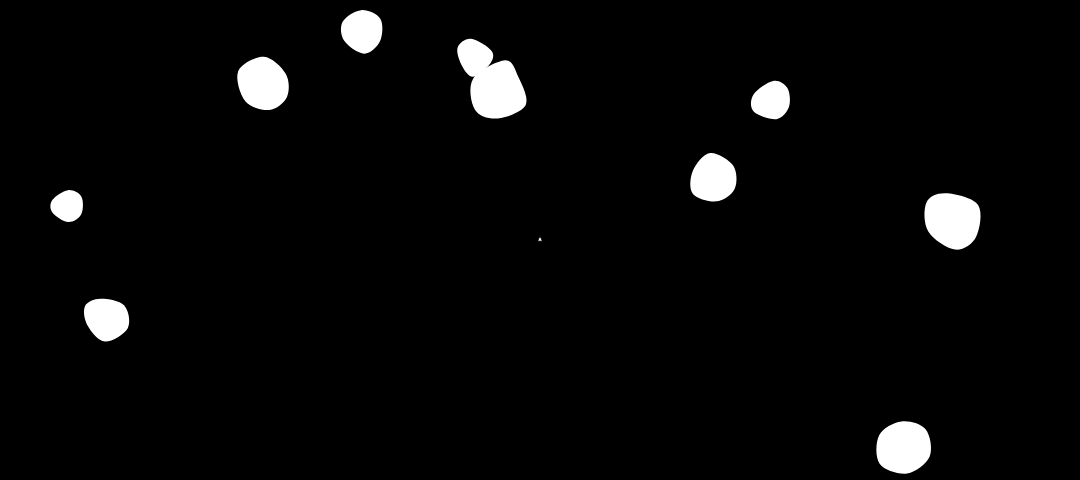
Frame 1 (no input)
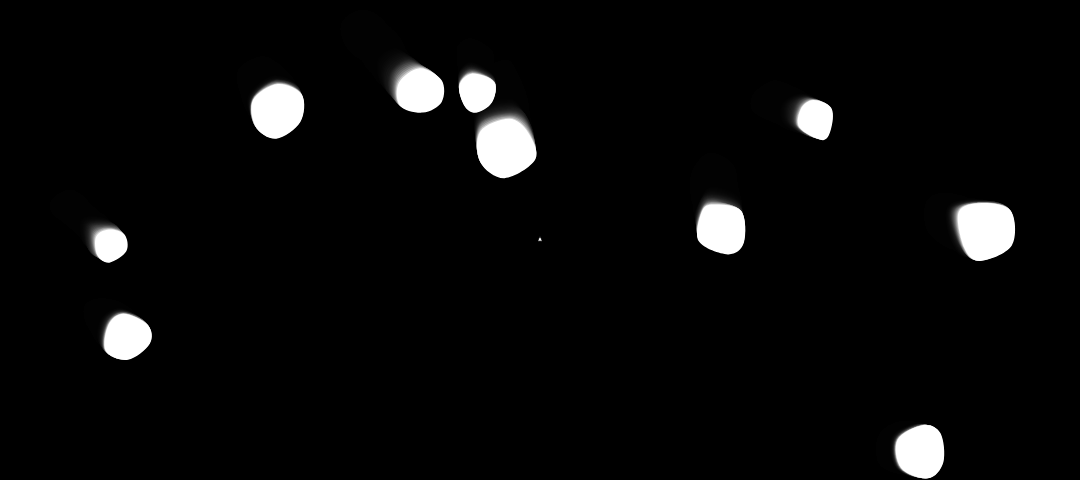
Frame 60 (no input)
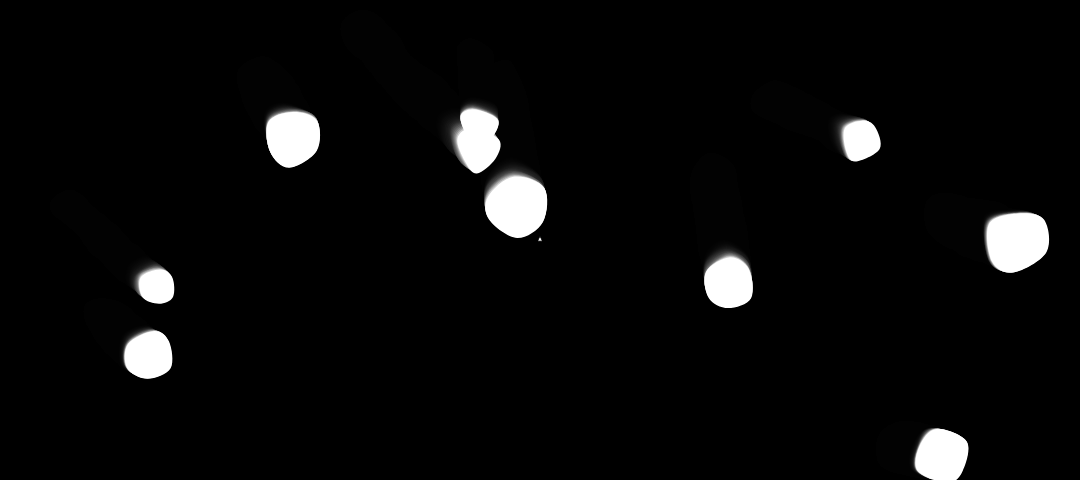
Frame 120 (the mouse pressed at the canvas centre since frame 60)

The p5.js sketch that drew these frames (run headless with seeded random() and noise() and a simulated clock; from frame 60 on, the mouse is pressed at the canvas centre):

// p5.js sketch
// ── sketch.js
let asteroids = [];
let bullets = [];
let player;
let manager;
let keys = [false, false, false, false, false];
const SAFE_SPAWN_RADIUS = 100;

class GameManager {
  constructor() {
    this.bulletIndex = 0;
    for (let i = 0; i < 20; i++) {
      bullets.push(new Bullet());
    }
    for (let i = 0; i < 10; i++) {
      let px, py;
      do {
        px = random(width);
        py = random(height);
      } while (dist(px, py, width / 2, height / 2) < SAFE_SPAWN_RADIUS);
      asteroids.push(new Asteroid(px, py, random(1), random(1), random(360)));
    }
    player = new Ship();
  }

  drawGame() {
    this.checkCollisions();
    fill(0, 50);
    rect(0, 0, width, height);
    fill(255);
    player.drawShip();
    for (let a of asteroids) {
      a.drawAsteroid();
    }
    for (let b of bullets) {
      b.drawBullet();
    }
  }

  checkCollisions() {
    for (let i = asteroids.length - 1; i >= 0; i--) {
      let testHolder = asteroids[i];
      if (dist(testHolder.asteroidPosition.x, testHolder.asteroidPosition.y, player.shipPosition.x, player.shipPosition.y) < testHolder.asteroidSize) {
        player.destroyShip();
      }
      for (let j = 0; j < bullets.length; j++) {
        let bulletHolder = bullets[j];
        if (bulletHolder.bulletHidden) continue;
        if (dist(testHolder.asteroidPosition.x, testHolder.asteroidPosition.y, bulletHolder.bulletPosition.x, bulletHolder.bulletPosition.y) < testHolder.asteroidSize) {
          testHolder.split();
          bulletHolder.bulletHidden = true;
          j++;
        }
      }
    }
  }

  fireBullet(pos, spe, dir) {
    bullets[this.bulletIndex].reset(pos, spe, dir);
    this.bulletIndex++;
    this.bulletIndex %= bullets.length;
  }
}

class Asteroid {
  constructor(px, py, vx, vy, inD, s) {
    this.asteroidVelocity = createVector(vx, vy);
    this.asteroidPosition = createVector(px, py);
    this.asteroidDirection = inD;
    this.asteroidSize = s !== undefined ? random(s / 3, s / 1.5) : random(15, 30);
    this.numAnchors = 6;
    this.rotAngle = 0;
    this.anchorsX = new Array(this.numAnchors);
    this.anchorsY = new Array(this.numAnchors);
  }

  drawAsteroid() {
    this.updateAsteroid();
    push();
    noStroke();
    beginShape();
    for (let i = 0; i < this.numAnchors; i++) {
      curveVertex(this.anchorsX[i], this.anchorsY[i]);
    }
    for (let i = 0; i < this.numAnchors; i++) {
      curveVertex(this.anchorsX[i], this.anchorsY[i]);
    }
    endShape(CLOSE);
    pop();
  }

  updateAsteroid() {
    this.asteroidPosition.add(this.asteroidVelocity);
    this.asteroidPosition.x = (this.asteroidPosition.x + width) % width;
    this.asteroidPosition.y = (this.asteroidPosition.y + height) % height;
    this.rotAngle = 0;
    for (let i = 0; i < this.numAnchors; i++) {
      this.anchorsX[i] = this.asteroidPosition.x + cos(radians(this.rotAngle) + noise(this.asteroidPosition.x / 20 + i * 4)) * this.asteroidSize;
      this.anchorsY[i] = this.asteroidPosition.y + sin(radians(this.rotAngle) + noise(this.asteroidPosition.y / 20 + i * 4)) * this.asteroidSize;
      this.rotAngle += 360 / this.numAnchors;
    }
    this.asteroidSize += 0.01;
    if (this.asteroidSize < 10) {
      this.die();
    }
    if (this.asteroidSize > 50) {
      this.split();
    }
  }

  split() {
    asteroids.push(new Asteroid(this.asteroidPosition.x, this.asteroidPosition.y, this.asteroidVelocity.x + random(-2, 2), this.asteroidVelocity.y + random(-2, 2), this.asteroidDirection + random(-40, 40), this.asteroidSize));
    asteroids.push(new Asteroid(this.asteroidPosition.x, this.asteroidPosition.y, this.asteroidVelocity.x + random(-2, 2), this.asteroidVelocity.y + random(-2, 2), this.asteroidDirection + random(-40, 40), this.asteroidSize));
    this.die();
  }

  die() {
    let idx = asteroids.indexOf(this);
    if (idx !== -1) {
      asteroids.splice(idx, 1);
    }
  }
}

class Bullet {
  constructor() {
    this.bulletHidden = true;
    this.bulletSize = 5;
    this.bulletPosition = createVector();
    this.bulletVelocity = createVector();
    this.bulletCreationTime = 0;
    this.bulletLifespan = 2000;
    this.bulletSpeed = 3;
  }

  updateBullet() {
    if (!this.bulletHidden) {
      this.bulletPosition.add(this.bulletVelocity);
      if (millis() - this.bulletCreationTime > this.bulletLifespan) {
        this.bulletHidden = true;
      }
      this.bulletPosition.x = (this.bulletPosition.x + width) % width;
      this.bulletPosition.y = (this.bulletPosition.y + height) % height;
    }
  }

  drawBullet() {
    if (!this.bulletHidden) {
      this.updateBullet();
      ellipse(this.bulletPosition.x, this.bulletPosition.y, this.bulletSize, this.bulletSize);
    }
  }

  reset(pos, spe, direct) {
    this.bulletPosition = createVector(pos.x + 20 * cos(radians(direct) - PI / 2), pos.y + 20 * sin(radians(direct) - PI / 2));
    this.bulletVelocity.x = this.bulletSpeed * cos(radians(direct) - PI / 2) + spe.x;
    this.bulletVelocity.y = this.bulletSpeed * sin(radians(direct) - PI / 2) + spe.y;
    this.bulletCreationTime = millis();
    this.bulletHidden = false;
  }
}

class Ship {
  constructor() {
    this.shipAcceleration = createVector();
    this.shipVelocity = createVector();
    this.shipPosition = createVector(width / 2, height / 2);
    this.shipDirection = 0;
    this.shipLastFire = 0;
    this.shipDelayTime = 300;
  }

  drawShip() {
    this.updateShip();
    push();
    translate(this.shipPosition.x, this.shipPosition.y);
    rotate(radians(this.shipDirection));
    fill(255);
    strokeWeight(1);
    beginShape();
    vertex(0, -4);
    vertex(2, 0);
    vertex(2, 2);
    vertex(0, 1);
    vertex(-2, 2);
    vertex(-2, 0);
    vertex(0, -4);
    endShape();
    pop();
  }

  destroyShip() {
    fill(150);
    textAlign(CENTER, CENTER);
    textSize(72);
    noLoop();
    text('You Lose', width / 2, height / 2);
  }

  updateShip() {
    this.shipAcceleration.x = 0;
    this.shipAcceleration.y = 0;
    if (keys[0]) {
      this.shipAcceleration.x = 0.5 * cos(radians(this.shipDirection) - PI / 2);
      this.shipAcceleration.y = 0.5 * sin(radians(this.shipDirection) - PI / 2);
    }
    if (keys[1] && !keys[2]) {
      this.shipDirection -= 5;
    }
    if (keys[2] && !keys[1]) {
      this.shipDirection += 5;
    }
    this.shipVelocity.add(this.shipAcceleration);
    this.shipPosition.add(this.shipVelocity);
    this.shipVelocity.mult(0.95);
    this.shipPosition.x = (this.shipPosition.x + width) % width;
    this.shipPosition.y = (this.shipPosition.y + height) % height;
    if (keys[4]) {
      if (millis() - this.shipLastFire > this.shipDelayTime) {
        this.shipLastFire = millis();
        manager.fireBullet(this.shipPosition, this.shipVelocity, this.shipDirection);
      }
    }
  }
}

function setup() {
  createCanvas(1080, 480);
  background(0);
  manager = new GameManager();
}

function draw() {
  manager.drawGame();
}

function keyPressed() {
  if (keyCode === UP_ARROW) keys[0] = true;
  if (keyCode === LEFT_ARROW) keys[1] = true;
  if (keyCode === RIGHT_ARROW) keys[2] = true;
  if (keyCode === DOWN_ARROW) keys[3] = true;
  if (key === 'w') keys[0] = true;
  if (key === 'a') keys[1] = true;
  if (key === 'd') keys[2] = true;
  if (key === 's') keys[3] = true;
  if (key === ' ') keys[4] = true;
}

function keyReleased() {
  if (keyCode === UP_ARROW) keys[0] = false;
  if (keyCode === LEFT_ARROW) keys[1] = false;
  if (keyCode === RIGHT_ARROW) keys[2] = false;
  if (keyCode === DOWN_ARROW) keys[3] = false;
  if (key === 'w') keys[0] = false;
  if (key === 'a') keys[1] = false;
  if (key === 'd') keys[2] = false;
  if (key === 's') keys[3] = false;
  if (key === ' ') keys[4] = false;
}
